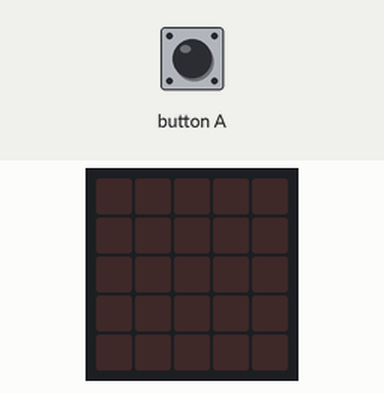
This program was run on a simulated BBC micro:bit (MakeCode). Parts: the board's 5×5 LED display. Inputs (shaded band) come from the test bench.

Above: at 1.2 s.
1.3 s: button A pressed for 1 s
At 2.3 s:
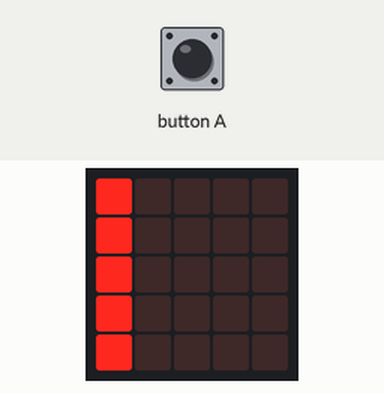
4.0 s: button A pressed for 3.2 s
Timing chart, 0 to 7.0 s (numbered marks = the images above; inputs shaded):
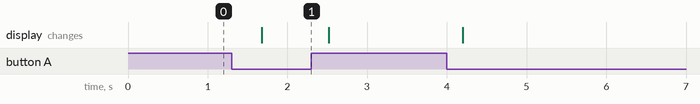

Measured:
- after the input at 1.3 s, the display: changes after 0.38 s (image 1)

The program:

main.ts
```typescript
input.onButtonPressed(Button.A, function () {

})
basic.forever(function () {
    if (input.buttonIsPressed(Button.A)) {
        basic.showLeds(`
            # . . . .
            # . . . .
            # . . . .
            # . . . .
            # . . . .
            `)
    } else {
        basic.showLeds(`
            . . . . .
            . . . . .
            . . . . .
            . . . . .
            . . . . .
            `)
    }
})
```

test.ts
```typescript
// tests gaan hier; deze zal niet worden gecompileerd wanneer dit pakket wordt gebruikt als extensie.
```
